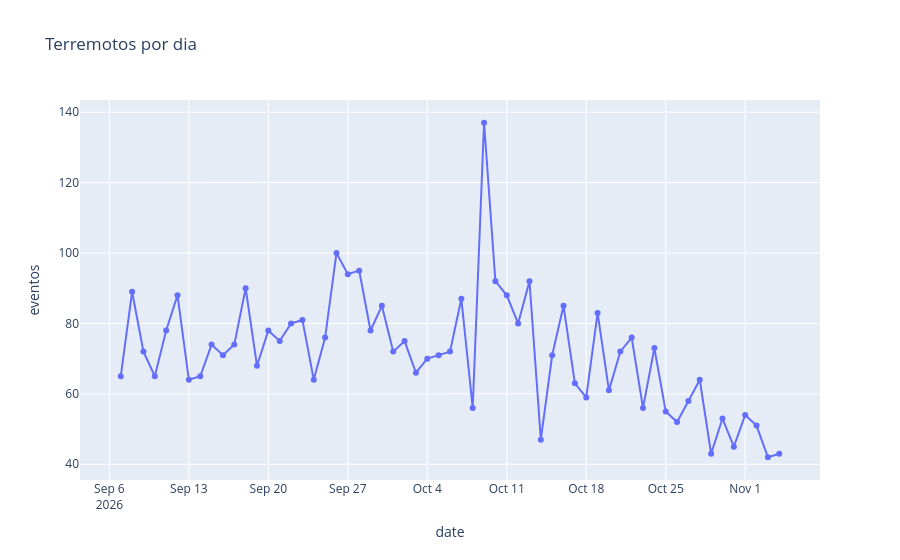

Notebook code for this chart:
### Markdown cell above
## 1. Eventos por dia

### Code cell
daily = df.groupby('date').size().reset_index(name='eventos').iloc[:-1]  # descarta o último dia (UTC), ainda incompleto
print('média/dia:', round(daily['eventos'].mean(), 1))
px.line(daily, x='date', y='eventos', markers=True, title='Terremotos por dia')

### Figure 1 — Plotly figure (JSON) as saved in the notebook; plotly's stock layout.template omitted (floating-point values rounded to 4 significant figures)
{"data": [{"hovertemplate": "date=%{x}<br>eventos=%{y}<extra></extra>", "legendgroup": "", "line": {"color": "#636efa", "dash": "solid"}, "marker": {"symbol": "circle"}, "mode": "lines+markers", "name": "", "orientation": "v", "showlegend": false, "type": "scatter", "x": ["2026-09-07", "2026-09-08", "2026-09-09", "2026-09-10", "2026-09-11", "2026-09-12", "2026-09-13", "2026-09-14", "2026-09-15", "2026-09-16", "2026-09-17", "2026-09-18", "2026-09-19", "2026-09-20", "2026-09-21", "2026-09-22", "2026-09-23", "2026-09-24", "2026-09-25", "2026-09-26", "2026-09-27", "2026-09-28", "2026-09-29", "2026-09-30", "2026-10-01", "2026-10-02", "2026-10-03", "2026-10-04", "2026-10-05", "2026-10-06", "2026-10-07", "2026-10-08", "2026-10-09", "2026-10-10", "2026-10-11", "2026-10-12", "2026-10-13", "2026-10-14", "2026-10-15", "2026-10-16", "2026-10-17", "2026-10-18", "2026-10-19", "2026-10-20", "2026-10-21", "2026-10-22", "2026-10-23", "2026-10-24", "2026-10-25", "2026-10-26", "2026-10-27", "2026-10-28", "2026-10-29", "2026-10-30", "2026-10-31", "2026-11-01", "2026-11-02", "2026-11-03", "2026-11-04"], "xaxis": "x", "y": [65, 89, 72, 65, 78, 88, 64, 65, 74, 71, 74, 90, 68, 78, 75, 80, 81, 64, 76, 100, 94, 95, 78, 85, 72, 75, 66, 70, 71, 72, 87, 56, 137, 92, 88, 80, 92, 47, 71, 85, 63, 59, 83, 61, 72, 76, 56, 73, 55, 52, 58, 64, 43, 53, 45, 54, 51, 42, 43], "yaxis": "y"}], "layout": {"legend": {"tracegroupgap": 0}, "title": {"text": "Terremotos por dia"}, "xaxis": {"anchor": "y", "domain": [0.0, 1.0], "title": {"text": "date"}}, "yaxis": {"anchor": "x", "domain": [0.0, 1.0], "title": {"text": "eventos"}}}}
